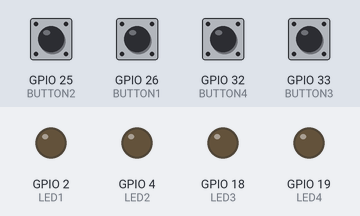
This sketch was run on a simulated ESP32. Shown: output pins drawn as LEDs (lit = HIGH). The inputs (shaded band) are chosen by the test bench; at power-on: GPIO 25 (BUTTON2), GPIO 26 (BUTTON1), GPIO 32 (BUTTON4), GPIO 33 (BUTTON3) HIGH. WiFi joins after 1.5 s; servers stay silent unless stated; uploads are accepted with an empty reply; the local clock reads 2024-03-15 10:24:30 at power-on unless the sketch sets it; what the sketch prints to the serial monitor is not drawn.

Above: at 2.7 s.
2.8 s: GPIO 25 (BUTTON2) pulled LOW for 0.15 s
At 3.6 s:
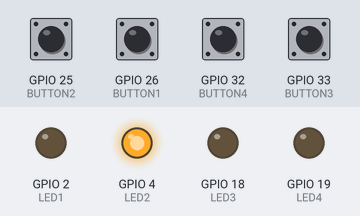
4.4 s: GPIO 26 (BUTTON1) pulled LOW for 0.15 s
At 4.8 s:
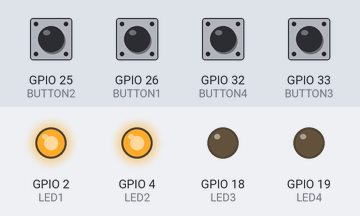
6.0 s: GPIO 32 (BUTTON4) pulled LOW for 0.15 s
At 7.2 s:
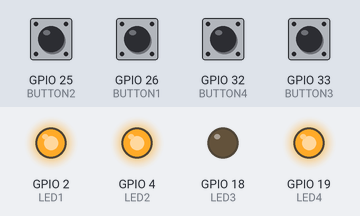
7.6 s: GPIO 33 (BUTTON3) pulled LOW for 0.15 s
At 8.4 s:
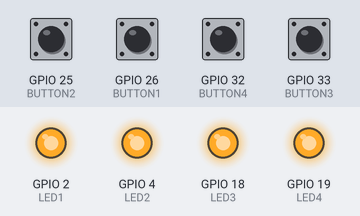
9.2 s: GPIO 25 (BUTTON2) pulled LOW for 1 s
At 9.6 s:
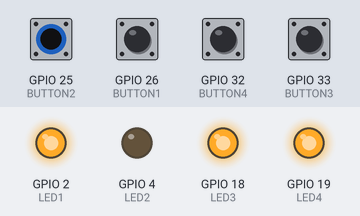
11.7 s: GPIO 26 (BUTTON1) pulled LOW for 1 s
At 12.7 s:
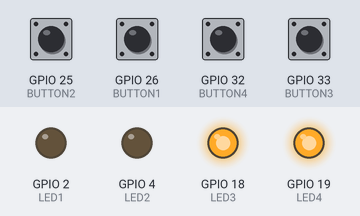
Timing chart, 0 to 14.7 s (numbered marks = the images above; inputs shaded):
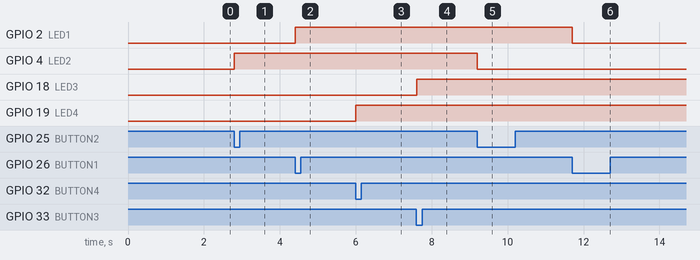

The sketch:

project.ino
```cpp
#include <WiFi.h>
#include <HTTPClient.h>
#include "time.h"

// Wi-Fi Credentials
const char* ssid = "Lounge";
const char* password = "redbrown7";

// Google Apps Script Web App URL
String GOOGLE_SCRIPT_URL = "https://script.google.com/macros/s/AKfycbx2Kq1hCSFCXOu_YhH3fTVYK8lvnMl4vweANUtDDOC5BvQhBTQuhPxibl_fDesxZ_685Q/exec";

// GPIO Pins for LEDs
#define LED1 2
#define LED2 4
#define LED3 18
#define LED4 19

// GPIO Pins for Buttons
#define BUTTON1 26
#define BUTTON2 25
#define BUTTON3 33
#define BUTTON4 32

// NTP Time Configuration
const char* ntpServer = "pool.ntp.org";
const long gmtOffset_sec = 3600 * 5; // Adjust for your timezone (e.g., GMT+5)
const int daylightOffset_sec = 0;

// Variables to Track LED States
bool ledState1 = false;
bool ledState2 = false;
bool ledState3 = false;
bool ledState4 = false;

// Variables to Track Previous States for Debounce
bool lastButtonState1 = HIGH;
bool lastButtonState2 = HIGH;
bool lastButtonState3 = HIGH;
bool lastButtonState4 = HIGH;

// Debounce Timing
unsigned long lastDebounceTime1 = 0;
unsigned long lastDebounceTime2 = 0;
unsigned long lastDebounceTime3 = 0;
unsigned long lastDebounceTime4 = 0;
unsigned long debounceDelay = 50;

// Function to Upload LED State to Google Sheet
void uploadToGoogleSheet(int led, bool state) {
  if (WiFi.status() == WL_CONNECTED) {
    struct tm timeinfo;
    if (!getLocalTime(&timeinfo)) {
      Serial.println("Failed to obtain time");
      return;
    }

    char dateBuffer[11]; // YYYY-MM-DD
    strftime(dateBuffer, sizeof(dateBuffer), "%Y-%m-%d", &timeinfo);

    char timeBuffer[9]; // HH:MM:SS
    strftime(timeBuffer, sizeof(timeBuffer), "%H:%M:%S", &timeinfo);

    String url = GOOGLE_SCRIPT_URL + "?led=" + String(led) +
                 "&status=" + String(state ? "ON" : "OFF") +
                 "&date=" + String(dateBuffer) +
                 "&time=" + String(timeBuffer);

    HTTPClient http;
    http.begin(url);
    int httpCode = http.GET();

    if (httpCode > 0) {
      String response = http.getString();
      Serial.println("Response: " + response);
    } else {
      Serial.println("Error in HTTP request");
    }

    http.end();
  } else {
    Serial.println("WiFi Disconnected!");
  }
}

void setup() {
  Serial.begin(115200);

  // Setup LEDs as Outputs
  pinMode(LED1, OUTPUT);
  pinMode(LED2, OUTPUT);
  pinMode(LED3, OUTPUT);
  pinMode(LED4, OUTPUT);

  // Setup Buttons as Inputs with Pullup Resistors
  pinMode(BUTTON1, INPUT_PULLUP);
  pinMode(BUTTON2, INPUT_PULLUP);
  pinMode(BUTTON3, INPUT_PULLUP);
  pinMode(BUTTON4, INPUT_PULLUP);

  // Connect to Wi-Fi
  Serial.println("Connecting to WiFi...");
  WiFi.begin(ssid, password);
  while (WiFi.status() != WL_CONNECTED) {
    delay(500);
    Serial.print(".");
  }
  Serial.println("\nWiFi Connected");

  // Configure NTP Time
  configTime(gmtOffset_sec, daylightOffset_sec, ntpServer);
}

void loop() {
  // Read Button States
  bool buttonState1 = digitalRead(BUTTON1);
  bool buttonState2 = digitalRead(BUTTON2);
  bool buttonState3 = digitalRead(BUTTON3);
  bool buttonState4 = digitalRead(BUTTON4);

  unsigned long currentTime = millis();

  // Handle Button 1
  if (buttonState1 != lastButtonState1 && (currentTime - lastDebounceTime1 > debounceDelay)) {
    lastDebounceTime1 = currentTime;
    if (buttonState1 == LOW) { // Button Pressed
      ledState1 = !ledState1; // Toggle LED State
      digitalWrite(LED1, ledState1 ? HIGH : LOW);
      uploadToGoogleSheet(1, ledState1);
    }
  }
  lastButtonState1 = buttonState1;

  // Handle Button 2
  if (buttonState2 != lastButtonState2 && (currentTime - lastDebounceTime2 > debounceDelay)) {
    lastDebounceTime2 = currentTime;
    if (buttonState2 == LOW) {
      ledState2 = !ledState2;
      digitalWrite(LED2, ledState2 ? HIGH : LOW);
      uploadToGoogleSheet(2, ledState2);
    }
  }
  lastButtonState2 = buttonState2;

  // Handle Button 3
  if (buttonState3 != lastButtonState3 && (currentTime - lastDebounceTime3 > debounceDelay)) {
    lastDebounceTime3 = currentTime;
    if (buttonState3 == LOW) {
      ledState3 = !ledState3;
      digitalWrite(LED3, ledState3 ? HIGH : LOW);
      uploadToGoogleSheet(3, ledState3);
    }
  }
  lastButtonState3 = buttonState3;

  // Handle Button 4
  if (buttonState4 != lastButtonState4 && (currentTime - lastDebounceTime4 > debounceDelay)) {
    lastDebounceTime4 = currentTime;
    if (buttonState4 == LOW) {
      ledState4 = !ledState4;
      digitalWrite(LED4, ledState4 ? HIGH : LOW);
      uploadToGoogleSheet(4, ledState4);
    }
  }
  lastButtonState4 = buttonState4;
}
```

Measured:
- after the input at 2.8 s, GPIO 4 (LED2): LOW → HIGH at once
- after the input at 4.4 s, GPIO 2 (LED1): LOW → HIGH at once
- after the input at 6.0 s, GPIO 19 (LED4): LOW → HIGH at once
- after the input at 7.6 s, GPIO 18 (LED3): LOW → HIGH at once
- after the input at 9.2 s, GPIO 4 (LED2): HIGH → LOW at once
- after the input at 11.7 s, GPIO 2 (LED1): HIGH → LOW at once
